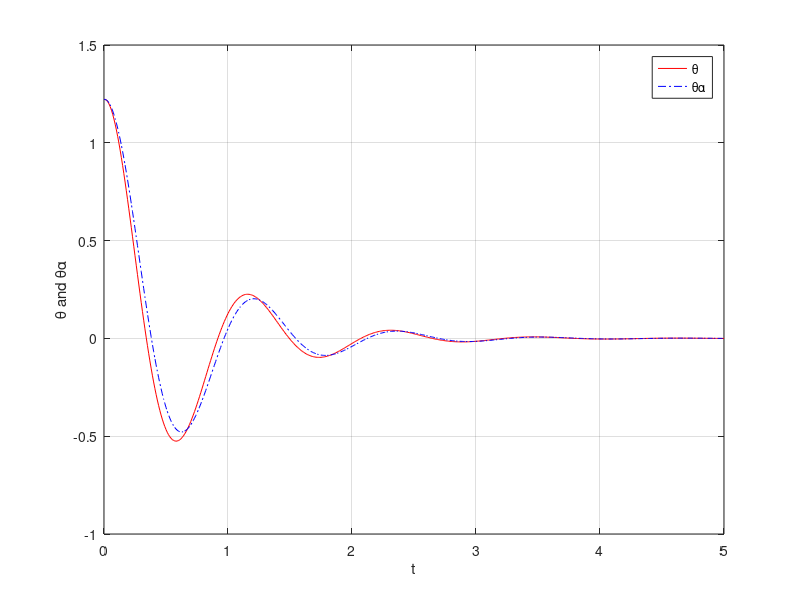

Here is the MATLAB script that generated this plot:
%{
E0 = 0.1;
k1 = 0.5;
kminus1 = 0.3;
k2 = 0.6;

h = 0.1;
T = 10;
N = round(T/h);

x = zeros(1,N+1);
y = zeros(1,N+1);
x(1) = 0.5;
y(1) = 0;

H = zeros(1,N+1);
H(1) = 0;

for n = 1:N
  H(n+1) = H(n) + h;
  x(n+1) = x(n) + h*(-k1* (E0-y(n)) * x(n) + kminus1*y(n));
  y(n+1) = y(n) + h*(k1* (E0-y(n)) * x(n) -(kminus1+k2)*y(n));
end

disp([x(51),x(101)]);
%}
%{

el = 2;
ohm = 10;

h = 0.02;
T = 5;
N = round(T/h);

x = zeros(1,N+1);
u = zeros(1,N+1);
x(1) = 8;
u(1) = 4;

H = zeros(1,N+1);
H(1) = 0;

for n = 1:N
  H(n+1) = H(n) + h;
  x(n+1) = x(n) + h*u(n);
  u(n+1) = u(n) + h*(-2*el*u(n)-ohm^2*x(n));
end

plot(H,x,'r', H,u,'b')
%xlim([0 3]) % Gave the t axis specific limits for a clearer looking plot
title('');
legend('x', 'u');
xlabel('t');
ylabel('x and u');
grid on

%}
%{

el = 3;
ohm = 7;

h = 0.02;
T = 5;
N = round(T/h);

x = zeros(1,N+1);
u = zeros(1,N+1);
x(1) = 11;
u(1) = 6;

H = zeros(1,N+1);
H(1) = 0;

while 1
    for n = 1:N
        H(n+1) = H(n) + h;
        x(n+1) = x(n) + h*u(n);
        u(n+1) = u(n) + h*(-2*el*u(n)-ohm^2*x(n));
    end
        
    if min(x) >= 0
        disp(el);
        break;
    end

    el = el + 0.02;

end
%}


h = 0.01;
T = 5;
N = round(T/h);

el = 1.6; ohm = 5.6; ohms = ohm^2;

x = zeros(1,N+1); th = zeros(1,N+1);
xa = zeros(1,N+1); tha = zeros(1,N+1);
H = zeros(1,N+1);

x(1) = deg2rad(70); th(1) = 0;
xa(1) = deg2rad(70); tha(1) = 0;
H(1) = 0;

dif = zeros(1,N+1);

for n = 1:N
  x(n+1) = x(n) + h*th(n);
  th(n+1) = th(n) + h*(-2*el*th(n) - ohms*x(n));
  xa(n+1) = xa(n) + h*tha(n);
  tha(n+1) = tha(n) + h*(-2*el*tha(n) - ohms*sin(xa(n)));
  H(n+1) = H(n) + h;

  dif(n) = abs(x(n)-xa(n));
end

disp(max(dif));

plot(H,x,'r', H,xa,'-.b')
%xlim([0 3])
title('');
legend('θ', 'θα');
xlabel('t');
ylabel('θ and θα');
grid on

%}
